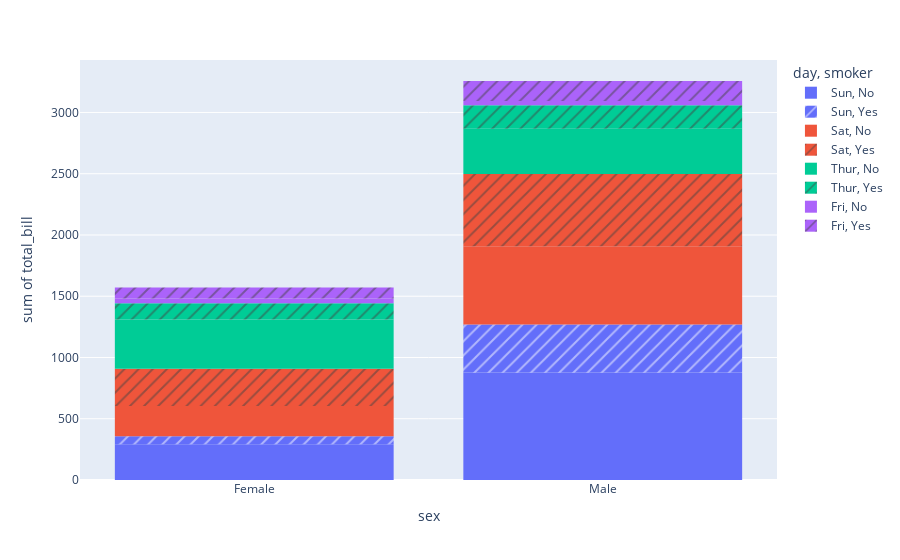

Here is the notebook cell this chart was saved with:
### Markdown cell above
### Q3. Using the tips dataset in the Plotly library, Plot a histogram for x= "sex" and y="total_bill" column in the tips dataset. Also, use the "smoker" column with the pattern_shape parameter and the "day" column with the color parameter.

### Code cell
import plotly.express as px
df = px.data.tips()
fig = px.histogram(df,x="sex",y="total_bill",pattern_shape = "smoker",color = "day")
fig.show()

### Figure 1 — Plotly figure (JSON) as saved in the notebook; plotly's stock layout.template omitted (floating-point values rounded to 4 significant figures)
{"data": [{"alignmentgroup": "True", "bingroup": "x", "histfunc": "sum", "hovertemplate": "day=Sun<br>smoker=No<br>sex=%{x}<br>sum of total_bill=%{y}<extra></extra>", "legendgroup": "Sun, No", "marker": {"color": "#636efa", "pattern": {"shape": ""}}, "name": "Sun, No", "offsetgroup": "Sun, No", "orientation": "v", "showlegend": true, "type": "histogram", "x": ["Female", "Male", "Male", "Male", "Female", "Male", "Male", "Male", "Male", "Male", "Male", "Female", "Male", "Male", "Female", "Male", "Female", "Male", "Female", "Male", "Male", "Male", "Male", "Male", "Male", "Male", "Male", "Male", "Male", "Female", "Female", "Male", "Male", "Male", "Male", "Male", "Female", "Female", "Male", "Male", "Male", "Male", "Male", "Male", "Female", "Male", "Female", "Female", "Male", "Male", "Male", "Female", "Male", "Male", "Male", "Male", "Male"], "xaxis": "x", "y": [16.99, 10.34, 21.01, 23.68, 24.59, 25.29, 8.77, 26.88, 15.04, 14.78, 10.27, 35.26, 15.42, 18.43, 14.83, 21.58, 10.33, 16.29, 16.97, 17.46, 13.94, 9.68, 30.4, 18.29, 22.23, 32.4, 28.55, 18.04, 12.54, 10.29, 34.81, 9.94, 25.56, 19.49, 38.07, 23.95, 25.71, 17.31, 29.93, 14.07, 13.13, 17.26, 24.55, 19.77, 29.85, 48.17, 25, 13.39, 16.49, 21.5, 12.66, 16.21, 13.81, 24.52, 20.76, 31.71, 20.69], "yaxis": "y"}, {"alignmentgroup": "True", "bingroup": "x", "histfunc": "sum", "hovertemplate": "day=Sun<br>smoker=Yes<br>sex=%{x}<br>sum of total_bill=%{y}<extra></extra>", "legendgroup": "Sun, Yes", "marker": {"color": "#636efa", "pattern": {"shape": "/"}}, "name": "Sun, Yes", "offsetgroup": "Sun, Yes", "orientation": "v", "showlegend": true, "type": "histogram", "x": ["Female", "Male", "Male", "Male", "Male", "Male", "Male", "Female", "Male", "Male", "Male", "Male", "Male", "Male", "Female", "Male", "Female", "Male", "Male"], "xaxis": "x", "y": [17.51, 7.25, 31.85, 16.82, 32.9, 17.89, 14.48, 9.6, 34.63, 34.65, 23.33, 45.35, 23.17, 40.55, 20.9, 30.46, 18.15, 23.1, 15.69], "yaxis": "y"}, {"alignmentgroup": "True", "bingroup": "x", "histfunc": "sum", "hovertemplate": "day=Sat<br>smoker=No<br>sex=%{x}<br>sum of total_bill=%{y}<extra></extra>", "legendgroup": "Sat, No", "marker": {"color": "#EF553B", "pattern": {"shape": ""}}, "name": "Sat, No", "offsetgroup": "Sat, No", "orientation": "v", "showlegend": true, "type": "histogram", "x": ["Male", "Male", "Female", "Female", "Male", "Male", "Male", "Male", "Male", "Male", "Female", "Male", "Male", "Female", "Female", "Male", "Male", "Male", "Female", "Male", "Male", "Male", "Female", "Male", "Male", "Male", "Female", "Male", "Male", "Female", "Female", "Male", "Female", "Male", "Male", "Female", "Male", "Male", "Male", "Male", "Male", "Male", "Female", "Male", "Male"], "xaxis": "x", "y": [20.65, 17.92, 20.29, 15.77, 39.42, 19.82, 17.81, 13.37, 12.69, 21.7, 19.65, 9.55, 18.35, 15.06, 20.69, 17.78, 24.06, 16.31, 16.93, 18.69, 31.27, 16.04, 26.41, 48.27, 17.59, 20.08, 16.45, 20.23, 12.02, 17.07, 14.73, 10.51, 20.92, 18.24, 14, 7.25, 48.33, 20.45, 13.28, 11.61, 10.77, 10.07, 35.83, 29.03, 17.82], "yaxis": "y"}, {"alignmentgroup": "True", "bingroup": "x", "histfunc": "sum", "hovertemplate": "day=Sat<br>smoker=Yes<br>sex=%{x}<br>sum of total_bill=%{y}<extra></extra>", "legendgroup": "Sat, Yes", "marker": {"color": "#EF553B", "pattern": {"shape": "/"}}, "name": "Sat, Yes", "offsetgroup": "Sat, Yes", "orientation": "v", "showlegend": true, "type": "histogram", "x": ["Male", "Male", "Male", "Male", "Male", "Male", "Female", "Male", "Female", "Female", "Male", "Female", "Female", "Male", "Male", "Male", "Female", "Female", "Female", "Male", "Male", "Male", "Male", "Male", "Female", "Male", "Male", "Female", "Female", "Female", "Male", "Male", "Male", "Female", "Female", "Male", "Male", "Male", "Male", "Male", "Female", "Male"], "xaxis": "x", "y": [38.01, 11.24, 20.29, 13.81, 11.02, 18.29, 3.07, 15.01, 26.86, 25.28, 17.92, 44.3, 22.42, 15.36, 20.49, 25.21, 14.31, 10.59, 10.63, 50.81, 15.81, 26.59, 38.73, 24.27, 12.76, 30.06, 25.89, 13.27, 28.17, 12.9, 28.15, 11.59, 7.74, 30.14, 22.12, 24.01, 15.69, 15.53, 12.6, 32.83, 27.18, 22.67], "yaxis": "y"}, {"alignmentgroup": "True", "bingroup": "x", "histfunc": "sum", "hovertemplate": "day=Thur<br>smoker=No<br>sex=%{x}<br>sum of total_bill=%{y}<extra></extra>", "legendgroup": "Thur, No", "marker": {"color": "#00cc96", "pattern": {"shape": ""}}, "name": "Thur, No", "offsetgroup": "Thur, No", "orientation": "v", "showlegend": true, "type": "histogram", "x": ["Male", "Male", "Male", "Male", "Female", "Male", "Female", "Male", "Male", "Male", "Male", "Female", "Female", "Female", "Male", "Female", "Male", "Male", "Female", "Female", "Male", "Female", "Female", "Male", "Male", "Female", "Female", "Female", "Female", "Female", "Female", "Female", "Female", "Female", "Male", "Male", "Female", "Female", "Female", "Female", "Female", "Male", "Male", "Male", "Female"], "xaxis": "x", "y": [27.2, 22.76, 17.29, 16.66, 10.07, 15.98, 34.83, 13.03, 18.28, 24.71, 21.16, 10.65, 12.43, 24.08, 11.69, 13.42, 14.26, 15.95, 12.48, 29.8, 8.52, 14.52, 11.38, 22.82, 19.08, 20.27, 11.17, 12.26, 18.26, 8.51, 10.33, 14.15, 13.16, 17.47, 34.3, 41.19, 27.05, 16.43, 8.35, 18.64, 11.87, 9.78, 7.51, 7.56, 18.78], "yaxis": "y"}, {"alignmentgroup": "True", "bingroup": "x", "histfunc": "sum", "hovertemplate": "day=Thur<br>smoker=Yes<br>sex=%{x}<br>sum of total_bill=%{y}<extra></extra>", "legendgroup": "Thur, Yes", "marker": {"color": "#00cc96", "pattern": {"shape": "/"}}, "name": "Thur, Yes", "offsetgroup": "Thur, Yes", "orientation": "v", "showlegend": true, "type": "histogram", "x": ["Male", "Male", "Male", "Female", "Male", "Male", "Male", "Male", "Female", "Female", "Male", "Male", "Female", "Female", "Female", "Male", "Female"], "xaxis": "x", "y": [19.44, 32.68, 16, 19.81, 28.44, 15.48, 16.58, 10.34, 43.11, 13, 13.51, 18.71, 12.74, 13, 16.4, 20.53, 16.47], "yaxis": "y"}, {"alignmentgroup": "True", "bingroup": "x", "histfunc": "sum", "hovertemplate": "day=Fri<br>smoker=No<br>sex=%{x}<br>sum of total_bill=%{y}<extra></extra>", "legendgroup": "Fri, No", "marker": {"color": "#ab63fa", "pattern": {"shape": ""}}, "name": "Fri, No", "offsetgroup": "Fri, No", "orientation": "v", "showlegend": true, "type": "histogram", "x": ["Male", "Female", "Male", "Female"], "xaxis": "x", "y": [22.49, 22.75, 12.46, 15.98], "yaxis": "y"}, {"alignmentgroup": "True", "bingroup": "x", "histfunc": "sum", "hovertemplate": "day=Fri<br>smoker=Yes<br>sex=%{x}<br>sum of total_bill=%{y}<extra></extra>", "legendgroup": "Fri, Yes", "marker": {"color": "#ab63fa", "pattern": {"shape": "/"}}, "name": "Fri, Yes", "offsetgroup": "Fri, Yes", "orientation": "v", "showlegend": true, "type": "histogram", "x": ["Male", "Female", "Female", "Male", "Male", "Male", "Male", "Female", "Female", "Male", "Female", "Male", "Male", "Female", "Female"], "xaxis": "x", "y": [28.97, 5.75, 16.32, 40.17, 27.28, 12.03, 21.01, 11.35, 15.38, 12.16, 13.42, 8.58, 13.42, 16.27, 10.09], "yaxis": "y"}], "layout": {"autosize": true, "barmode": "relative", "legend": {"title": {"text": "day, smoker"}, "tracegroupgap": 0}, "margin": {"t": 60}, "xaxis": {"anchor": "y", "autorange": true, "domain": [0, 1], "range": [-0.5, 1.5], "title": {"text": "sex"}, "type": "category"}, "yaxis": {"anchor": "x", "autorange": true, "domain": [0, 1], "range": [0, 3428.0], "title": {"text": "sum of total_bill"}, "type": "linear"}}}
